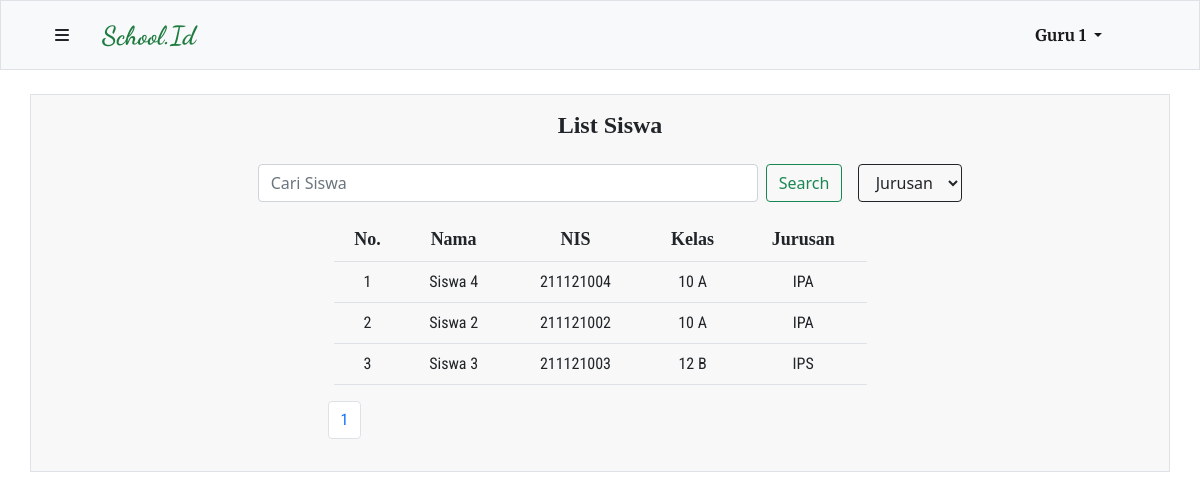
The app's page /siswa.php (signed in) with its own data.
### tables this page shows
CREATE TABLE `guru` (
  `id` int(10) UNSIGNED NOT NULL,
  `nama_guru` varchar(200) NOT NULL,
  `NIG` char(9) NOT NULL,
  `mapel_id` int(10) UNSIGNED NOT NULL,
  `user_id` int(10) UNSIGNED NOT NULL
);

CREATE TABLE `siswa` (
  `id` int(10) UNSIGNED NOT NULL,
  `nama_siswa` varchar(200) NOT NULL,
  `NIS` char(9) NOT NULL,
  `kelas_id` int(10) UNSIGNED NOT NULL,
  `user_id` int(10) UNSIGNED NOT NULL
);

CREATE TABLE `kelas` (
  `id` int(10) UNSIGNED NOT NULL,
  `nama_kelas` varchar(12) NOT NULL,
  `jurusan` enum('IPA','IPS') DEFAULT NULL,
  `wali_kelas` int(10) UNSIGNED DEFAULT NULL
);

### function.php (called while the page is built, shortened)
<?php
$connection = mysqli_connect("localhost","root","","tubes");
function show($query) {
    global $connection;
    $box = [];
    $result = mysqli_query($connection, $query);
    while($row = mysqli_fetch_assoc($result)) {
        $box[] = $row;
    }
    return $box;
}
?>

### siswa.php (the view, shortened to what this page needs)
<?php
require 'function.php';
$totalData = count(show("SELECT siswa.id as id, siswa.nama_siswa as nama, siswa.NIS as nis, kelas.nama_kelas as kelas, kelas.jurusan as jurusan FROM siswa JOIN kelas ON siswa.kelas_id = kelas.id ")) ;
$dataPerhalaman = 5;
if (isset($_GET["page"])) {
    $halamanAktif = $_GET["page"];
} else {
    $halamanAktif = 1;
}
$dataAwal = ($halamanAktif * $dataPerhalaman) - $dataPerhalaman;
$siswa = show("SELECT siswa.id as id, siswa.nama_siswa as nama, siswa.NIS as nis, kelas.nama_kelas as kelas, kelas.jurusan as jurusan FROM siswa JOIN kelas ON siswa.kelas_id = kelas.id LIMIT $dataAwal, $dataPerhalaman ");
$i = $dataAwal + 1;
?>
<!DOCTYPE html>
<html lang="en">
<head>
    <link href="https://cdn.jsdelivr.net/npm/bootstrap@5.1.3/dist/css/bootstrap.min.css" rel="stylesheet">
    <link rel="stylesheet" href="style/navbar.css">
    <link rel="stylesheet" href="style/template.css">
</head>
<body>
   <?php include 'navbar.php' ?>
    <div class="container my-4 px-4 py-3 table-data border">
        <div class="table-title">
          <h4>List Siswa</h4>
        </div>
        <form class="d-flex search my-3 mx-auto" method="POST">
          <input class="form-control me-2" type="search" placeholder="Cari Siswa" aria-label="Search" name="keyword" autocomplete="off">
          <button class="btn btn-outline-success" type="submit" name="find">Search</button>
          <select class="btn ms-3 btn-outline-dark" name="filter" id="">
            <option value="">Jurusan</option>
          </select>
        </form>
        <div class="container-fluid mt-3">
          <table class="mx-auto table">
            <tr class="thead">
              <td class="table-header">No. </td>
              <td class="table-header">Nama</td>
              <td class="table-header">NIS</td>
              <td class="table-header">Kelas</td>
              <td class="table-header">Jurusan</td>
            </tr>
            <?php foreach($siswa as $ssw) : ?>
                <tr class="tbody">
                    <td class="table-body"><?=$i?></td>
                    <td class="table-body"><?=$ssw["nama"] ?></td>
                    <td class="table-body"><?=$ssw["nis"]?></td>
                    <td class="table-body"><?=$ssw["kelas"]?></td>
                    <td class="table-body"><?=$ssw["jurusan"]?></td>
                </tr>
            <?php $i++ ?>
            <?php endforeach ; ?>
          </table>
        </div>
        <?php include 'pagination.php' ?>
    </div>
</body>
</html>

### navbar.php (shortened to what this page needs)
<?php
$connection = mysqli_connect("localhost","root","","tubes");
$id = $_SESSION["userID"];
if(isset($_SESSION["admin"])) {
    $admin = mysqli_query($connection, "SELECT username FROM user WHERE id = $id");
    $data = mysqli_fetch_assoc($admin);
} elseif (isset($_SESSION["member"])) {
    if ($_SESSION["member"] === "siswa") {
            $namaSiswa = mysqli_query($connection, "SELECT * FROM siswa WHERE user_id = $id");
            $data = mysqli_fetch_assoc($namaSiswa);
            $navbarID = $data["kelas_id"];
            $navbar= show("SELECT mapel.* FROM siswa JOIN mapel_kelas ON mapel_kelas.kelas = siswa.kelas_id JOIN guru ON guru.id = mapel_kelas.guru JOIN mapel ON mapel.id = guru.mapel_id WHERE siswa.user_id = $id ORDER BY nama_mapel ASC");
    } else {
            $namaGuru = mysqli_query($connection, "SELECT * FROM guru WHERE user_id = $id");
            $data = mysqli_fetch_assoc($namaGuru);
    }
}
?>
    <nav class="navbar navbar-expand-lg navbar-light bg-light container-fluid border sticky-top">
        <div class="container navbar-head">
         <div class="logo">
            <button class="btn" type="button" data-bs-toggle="offcanvas" data-bs-target="#offcanvasRight" aria-controls="offcanvasRight"><i class="fas fa-bars"></i></button>
            <?php if(isset($_SESSION["admin"])) : ?>
                <a class="navbar-brand" href="admin.php">School.Id</a>
            <?php else : ?>
                <a class="navbar-brand" href="dashboard.php">School.Id</a>
            <?php endif ; ?>
         </div>
          <div class="login-register collapse navbar-collapse" id="navbarSupportedContent">
            <ul class="navbar-nav me-auto mb-2 mb-lg-0">
              <li class="nav-item dropdown">
                <a class="nav-link dropdown-toggle active me-5" href="" id="navbarDropdown" role="button" data-bs-toggle="dropdown" aria-expanded="false">
                    <?php if(isset($_SESSION["admin"])) : ?>
                         <?=$data["username"] ; ?>
                    <?php elseif($_SESSION["member"] === "siswa") :?>
                        <?=$data["nama_siswa"] ; ?>
                    <?php else :?>
                        <?=$data["nama_guru"] ; ?>
                    <?php endif ; ?>
                </a>
              </li>
            </ul>
          </div>
        </div>
    </nav>

### style/navbar.css (style rules this page uses)
* { margin: 0; padding: 0; box-sizing: border-box; }
.navbar { background-color: #f8f8f8; height: 70px; }
.navbar-brand { text-align: center; font-weight: 900 !important; font-size : 26px; margin: 0; padding: 0 20px; font-family: 'Dancing Script'; color: #1E7B40 !important; }
.navbar .logo { display: flex; text-align: center; }
.navbar .login-register { flex-grow: 0; font-family: 'Merriweather'; font-weight: bolder; }

### style/template.css (style rules this page uses)
* { margin: 0; padding: 0; box-sizing: border-box; }
.d-flex { align-items: center; justify-content: center; }
form { margin: 0 20px; }
.table-data { background-color: #f8f8f8; }
.search .form-control { margin: 0 20px; }
.form-control { max-width: 500px; width: 100%; }
.table-data table { width: 50%; text-align: center; }
.table-data .table-title { display: flex; justify-content: center; }
.table-data .table-title h4 { margin-left :20px; text-align: center; font-family: 'Merriweater'; font-weight: 900; }
.table-data .thead { font-family: 'Merriweater', serif !important; font-weight: bold; font-size: 18px; }
th, td { padding: 10px 5px; }
.table-data .table-body { font-family: 'Roboto Condensed', sans-serif;; }

### records on screen
guru: nama_guru "Guru 1"
siswa: nama_siswa "Siswa 4", NIS "211121004", kelas.nama_kelas "10 A", kelas.jurusan "IPA"
siswa: nama_siswa "Siswa 2", NIS "211121002", kelas.nama_kelas "10 A", kelas.jurusan "IPA"
siswa: nama_siswa "Siswa 3", NIS "211121003", kelas.nama_kelas "12 B", kelas.jurusan "IPS"
